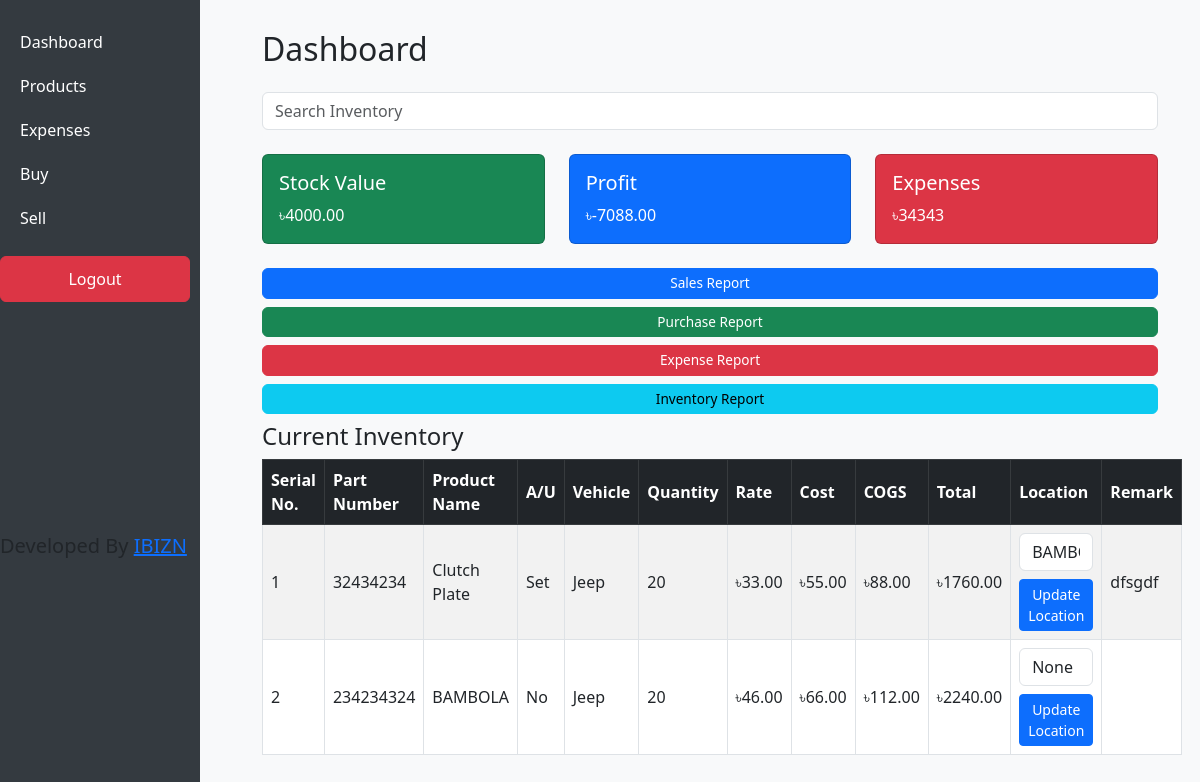
/dashboard/ (signed in), run on an earlier commit of the app's database.
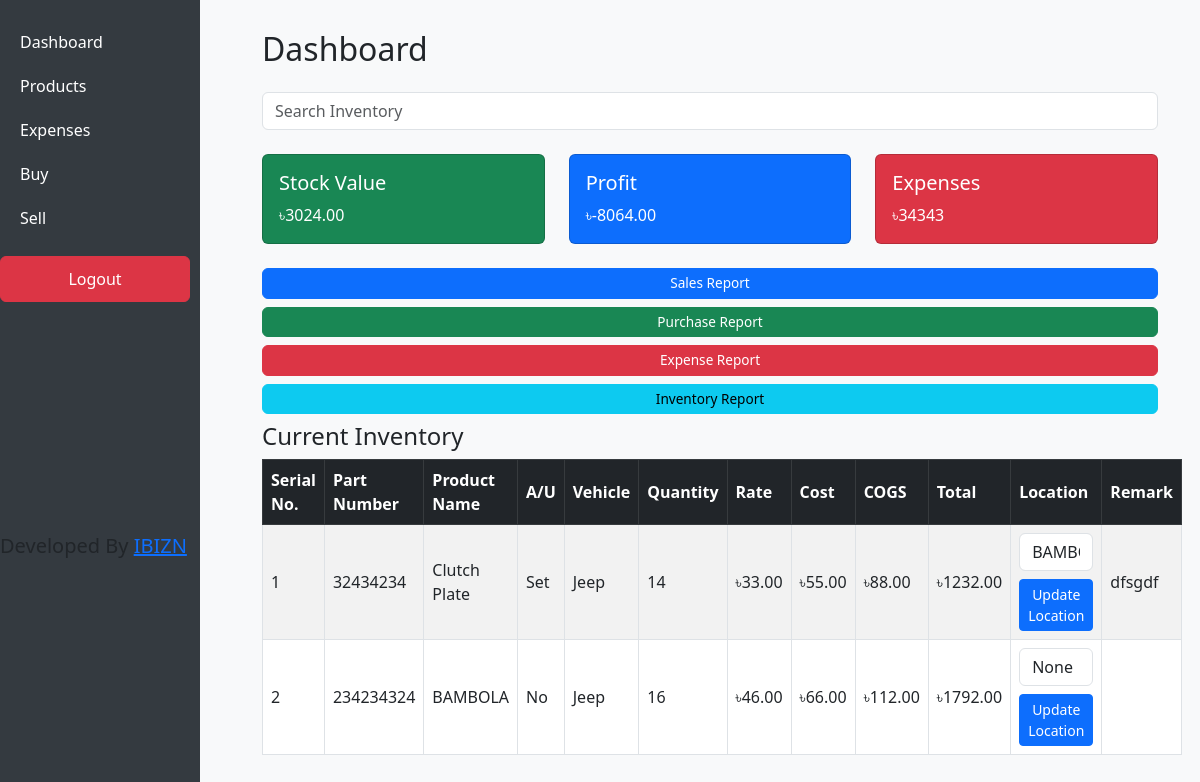
And on a later commit of the database.
### inventory/models.py (models this page shows, shortened)
class Inventory(models.Model):
    product = models.OneToOneField(Product, on_delete=models.CASCADE)
    quantity = models.PositiveIntegerField()
    rate = models.DecimalField(max_digits=10, decimal_places=2)
    cost = models.DecimalField(max_digits=10, decimal_places=2)
    location = models.CharField(max_length=255, blank=True, null=True)
    remark = models.TextField(null=True, blank=True)
    @property
    def chs(self):
        return self.rate + self.cost
    @property
    def stock_value(self):
        return self.chs * self.quantity

class Product(models.Model):
    name = models.CharField(max_length=100)
    part_number = models.CharField(max_length=100, unique=True)
    au = models.BooleanField(default=False)  # A/U: Boolean Yes/No
    vehicle = models.CharField(max_length=100, blank=True)  # Vehicle field (optional)

### inventory/views.py (the view, shortened to what this page needs)
# urls.py: path('dashboard/', views.dashboard_view, name='dashboard'),
@login_required(login_url="/")
def dashboard_view(request):
    query = request.GET.get('q', '')
    if query:
        inventories = Inventory.objects.filter(
            Q(product__name__icontains=query) |  # Search in product name
            Q(product__part_number__icontains=query) |  # Search in product part number
            Q(product__vehicle__icontains=query) |  # Search in product vehicle field
            Q(location__icontains=query),  # Search in product PO number field
            quantity__gt=0  # Only include products with quantity > 0
        )
    else:
        inventories = Inventory.objects.filter(quantity__gt=0)
    total_stock_value = sum([inventory.stock_value for inventory in Inventory.objects.all()])
    total_profit = 0
    for sale in SalesInvoice.objects.all():
        cogs = sum(
            (item.product.inventory.rate + item.product.inventory.cost) * item.quantity
            for item in sale.salesitem_set.all()
        )
        profit = sale.final_amount - cogs
        total_profit += profit
    total_expenses = Expense.objects.aggregate(total=models.Sum('amount'))['total'] or 0
    return render(request, 'inventory/dashboard.html', {
        'inventories': inventories,
        'total_stock_value': total_stock_value,
        'total_profit': total_profit,
        'total_expenses': total_expenses
    })

### inventory/models.py (called while the page is built)
    @property
    def final_amount(self):
        total = Decimal(self.total_amount)
        discount = Decimal(self.discount) if self.discount else Decimal('0.00')
        result = total - discount
        return result if result > 0 else Decimal('0.00')

### inventory/templates/inventory/dashboard.html (shortened to what this page needs)
{% extends 'inventory/base.html' %}
{% block content %}
<div class="container-fluid">
  <h2 class="mb-4">Dashboard</h2>
    <form method="GET" action="{% url 'dashboard' %}">
    <div class="mb-4">
      <input type="text" name="q" class="form-control" placeholder="Search Inventory" value="{{ request.GET.q }}" aria-label="Search Inventory">
    </div>
  </form>
  <div class="row mb-4">
    <div class="col-md-4">
      <div class="card text-white bg-success">
        <div class="card-body">
          <h5 class="card-title">Stock Value</h5>
          <p class="card-text">৳{{ total_stock_value }}</p>
        </div>
      </div>
    </div>
    <div class="col-md-4">
      <div class="card text-white bg-primary">
        <div class="card-body">
          <h5 class="card-title">Profit</h5>
          <p class="card-text">৳{{ total_profit }}</p>
        </div>
      </div>
    </div>
    <div class="col-md-4">
      <div class="card text-white bg-danger">
        <div class="card-body">
          <h5 class="card-title">Expenses</h5>
          <p class="card-text">৳{{ total_expenses }}</p>
        </div>
      </div>
    </div>
  </div>
  <a href="{% url 'sales_report' %}" class="btn btn-primary w-100 mb-2 py-1" style="font-size: 0.85rem;">Sales Report</a>
  <a href="{% url 'purchase_report' %}" class="btn btn-success w-100 mb-2 py-1" style="font-size: 0.85rem;">Purchase Report</a>
  <a href="{% url 'expense_report' %}" class="btn btn-danger w-100 mb-2 py-1" style="font-size: 0.85rem;">Expense Report</a>
  <a href="{% url 'inventory_report' %}" class="btn btn-info w-100 mb-2 py-1" style="font-size: 0.85rem;">Inventory Report</a>
  <h4>Current Inventory</h4>
    <table class="table table-bordered table-striped table-hover">
      <thead class="table-dark">
        <tr>
          <th>Serial No.</th>
          <th>Part Number</th>
          <th>Product Name</th>
          <th>A/U</th>
          <th>Vehicle</th>
          <th>Quantity</th>
          <th>Rate</th>
          <th>Cost</th>
          <th>COGS</th>
          <th>Total</th>
          <th>Location</th>
          <th>Remark</th>
        </tr>
      </thead>
      <tbody>
        {% for inventory in inventories %}
        <tr>
          <td>{{ forloop.counter }}</td>
          <td>{{ inventory.product.part_number }}</td>
          <td>{{ inventory.product.name }}</td>
          <td>{% if inventory.product.au %}Set{% else %}No{% endif %}</td>
          <td>{{ inventory.product.vehicle }}</td>
          <td>{{ inventory.quantity }}</td>
          <td>৳{{ inventory.rate }}</td>
          <td>৳{{ inventory.cost }}</td>
          <td>৳{{ inventory.chs }}</td>
          <td>৳{{ inventory.stock_value }}</td>
          <td>
            <form method="POST" action="{% url 'dashboard' %}">
              <input type="text" name="location" value="{{ inventory.location }}" class="form-control" placeholder="Update location">
              <button type="submit" name="update_location" class="btn btn-sm btn-primary mt-2">Update Location</button>
            </form>
          </td>
          <td>{{ inventory.remark }}</td>
        </tr>
        {% empty %}
        <tr>
          <td colspan="9" class="text-center">No products found with quantity > 0</td>
        </tr>
        {% endfor %}
      </tbody>
    </table>
</div>
{% endblock %}

What changed in the data, as far as the page shows it:
changed Inventory "dfsgdf": quantity "20" → "14"; stock_value "1760.00" → "1232.00"
changed Inventory "None": quantity "20" → "16"; stock_value "2240.00" → "1792.00"
Also different on the page:
{{ total_stock_value }}: "4000.00" → "3024.00"
{{ total_profit }}: "-7088.00" → "-8064.00"
